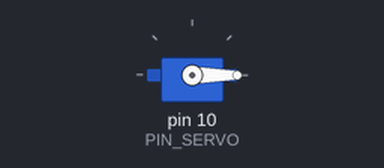
A sketch run on a simulated Arduino Uno, built with avr-gcc and run on an emulated ATmega328P. On the bench: servo. What the sketch prints to the serial monitor is not drawn.

Above: at 0.1 s.
Timing chart, 0 to 40.0 s (numbered marks = the images above):
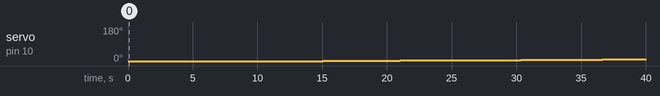

Measured:
- by itself, servo on pin 10 (PIN_SERVO): moves from 0° to 9° over 24.6 s

The sketch:

13C02.ino
```cpp
#include <Servo.h>

// ---------------- Servo 설정 ----------------
#define PIN_SERVO 10

// Servo 펄스 한계 (0° ↔ 180°)
#define _DUTY_MIN 500     // 서보 0도
#define _DUTY_MAX 2500    // 서보 180도

// 제어 속도 및 주기
#define _SERVO_SPEED 0.3f   // 각속도 (deg/sec)
#define INTERVAL      20.0f // 제어 주기 (ms)

// ---------------- 전역 변수 ----------------
Servo myservo;
unsigned long last_ms = 0;     // 마지막 루프 시간 (ms)

// 현재 상태
float duty_curr;               // 현재 펄스폭 (µs)
float duty_target;             // 목표 펄스폭 (µs)
float duty_step;               // 한 주기당 변화량 (µs)
bool  moving_up = true;        // 현재 방향 (true: 0→180, false: 180→0)

void setup() {
  Serial.begin(115200);
  myservo.attach(PIN_SERVO);

  // 초기 위치
  duty_curr = _DUTY_MIN;
  duty_target = _DUTY_MAX;
  myservo.writeMicroseconds((int)duty_curr);

  // 펄스/도 계산
  const float us_per_deg = (float)(_DUTY_MAX - _DUTY_MIN) / 180.0f;
  duty_step = _SERVO_SPEED * us_per_deg * (INTERVAL / 1000.0f);

  // 디버그용 출력
  Serial.println("=== Servo Motion Info ===");
  Serial.print("us_per_deg: "); Serial.println(us_per_deg, 3);
  Serial.print("duty_step: "); Serial.println(duty_step, 4);
  Serial.print("speed: "); Serial.print(_SERVO_SPEED); Serial.println(" deg/sec");

  last_ms = millis();
}

void loop() {
  // ---- 일정한 주기로 제어 ----
  if (millis() - last_ms < INTERVAL) return;
  last_ms = millis();

  // ---- 서보 위치 갱신 ----
  if (moving_up) {
    duty_curr += duty_step;
    if (duty_curr >= _DUTY_MAX) {
      duty_curr = _DUTY_MAX;
      moving_up = false;           // 방향 반전
      duty_target = _DUTY_MIN;     // 바로 반전
      Serial.println("↘ REVERSE: moving DOWN");
    }
  } else {
    duty_curr -= duty_step;
    if (duty_curr <= _DUTY_MIN) {
      duty_curr = _DUTY_MIN;
      moving_up = true;            // 방향 반전
      duty_target = _DUTY_MAX;     // 바로 반전
      Serial.println("↗ REVERSE: moving UP");
    }
  }

  // ---- 서보 출력 ----
  myservo.writeMicroseconds((int)duty_curr);

  // ---- 1초마다 상태 출력 ----
  static int serial_cnt = 0;
  if (++serial_cnt >= (1000 / INTERVAL)) {  // INTERVAL=20ms → 50틱≈1초
    serial_cnt = 0;
    Serial.print("curr(us)="); Serial.print(duty_curr, 1);
    Serial.print(", target(us)="); Serial.print(duty_target, 1);
    Serial.print(", step(us)="); Serial.print(duty_step, 3);
    Serial.print(", dir="); Serial.println(moving_up ? "UP" : "DOWN");
  }
}
```
